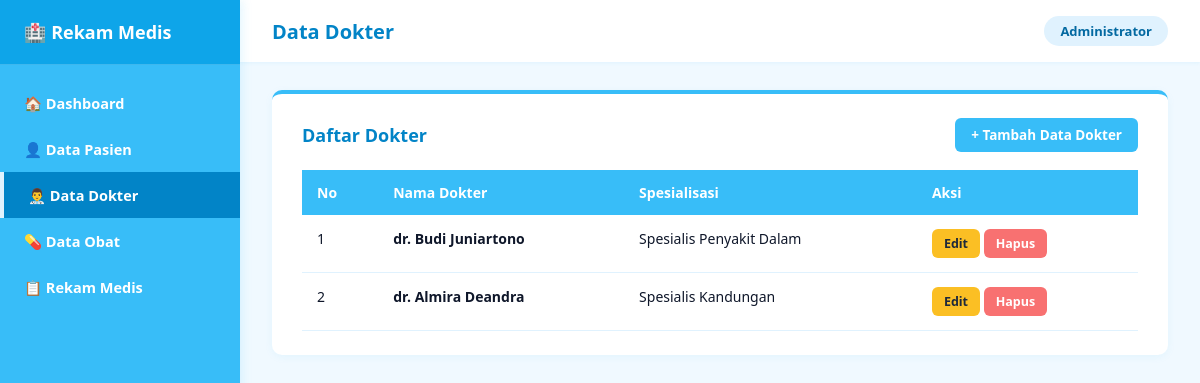
Screenshot of /dokter/index.php with the database file from the repository.
### tables this page shows
CREATE TABLE `dokter` (
  `id_dokter` int(11) NOT NULL,
  `nama_dokter` varchar(100) NOT NULL,
  `spesialisasi` varchar(50) NOT NULL
);

### dokter/index.php (the view, shortened to what this page needs)
<!DOCTYPE html>
<html lang="id">
<head>
    <link rel="stylesheet" href="../style.css">
</head>
<body>
    <aside class="sidebar">
        <a href="../index.php" class="sidebar-brand">🏥 Rekam Medis</a>
        <ul class="sidebar-menu">
            <li><a href="../index.php">🏠 Dashboard</a></li>
            <li><a href="../pasien/index.php">👤 Data Pasien</a></li>
            <li><a href="index.php" class="active">👨‍⚕️ Data Dokter</a></li>
            <li><a href="../obat/index.php">💊 Data Obat</a></li>
            <li><a href="../rekam_medis/index.php">📋 Rekam Medis</a></li>
        </ul>
    </aside>
    <div class="main-wrapper">
        <header class="topbar">
            <h1>Data Dokter</h1>
            <span class="badge-admin">Administrator</span>
        </header>
        <main class="content">
            <div class="panel">
                <div class="panel-header">
                    <h3>Daftar Dokter</h3>
                    <a href="tambah.php" class="btn btn-primary">+ Tambah Data Dokter</a>
                </div>
                <table>
                    <thead>
                        <tr>
                            <th>No</th>
                            <th>Nama Dokter</th>
                            <th>Spesialisasi</th>
                            <th>Aksi</th>
                        </tr>
                    </thead>
                    <tbody>
                        <?php
                        $no = 1;
                        $query = mysqli_query($koneksi, "SELECT * FROM dokter ORDER BY id_dokter DESC");
                        while ($row = mysqli_fetch_assoc($query)) :
                        ?>
                        <tr>
                            <td><?= $no++; ?></td>
                            <td><strong><?= htmlspecialchars($row['nama_dokter']); ?></strong></td>
                            <td><?= htmlspecialchars($row['spesialisasi'] ?? $row['spesialis'] ?? '-'); ?></td>
                            <td>
                                <a href="edit.php?id=<?= $row['id_dokter']; ?>" class="btn btn-warning">Edit</a>
                                <a href="hapus.php?id=<?= $row['id_dokter']; ?>" class="btn btn-danger" onclick="return confirm('Hapus data dokter ini?')">Hapus</a>
                            </td>
                        </tr>
                        <?php endwhile; ?>
                    </tbody>
                </table>
            </div>
        </main>
    </div>
</body>
</html>

### style.css (style rules this page uses)
* { box-sizing: border-box; margin: 0; padding: 0; font-family: 'Segoe UI', Tahoma, Geneva, Verdana, sans-serif; }
body { background-color: #f0f9ff; color: #0f172a; display: flex; min-height: 100vh; }
.sidebar { width: 240px; background-color: #38bdf8; color: #ffffff; display: flex; flex-direction: column; position: fixed; top: 0; bottom: 0; left: 0; z-index: 100; box-shadow: 2px 0 10px rgba(56, 189, 248, 0.15); }
.sidebar-brand { padding: 20px 24px; font-size: 18px; font-weight: 700; background-color: #0ea5e9; display: flex; align-items: center; gap: 10px; color: #ffffff; text-decoration: none; border-bottom: 1px solid rgba(255, 255, 255, 0.2); }
.sidebar-menu { list-style: none; padding: 15px 0; }
.sidebar-menu li a { display: flex; align-items: center; gap: 12px; padding: 13px 24px; color: #ffffff; text-decoration: none; font-size: 14.5px; font-weight: 600; transition: all 0.2s; }
.sidebar-menu li a:hover, .sidebar-menu li a.active { background-color: #0284c7; color: #ffffff; border-left: 4px solid #e0f2fe; }
.main-wrapper { margin-left: 240px; flex: 1; display: flex; flex-direction: column; width: calc(100% - 240px); }
.topbar { background-color: #ffffff; padding: 16px 32px; display: flex; justify-content: space-between; align-items: center; box-shadow: 0 1px 4px rgba(14, 165, 233, 0.08); }
.topbar h1 { font-size: 20px; color: #0284c7; font-weight: 700; }
.badge-admin { background-color: #e0f2fe; color: #0369a1; padding: 6px 16px; border-radius: 20px; font-size: 13px; font-weight: 600; }
.content { padding: 28px 32px; }
.panel { background: #ffffff; border-radius: 10px; padding: 24px 30px; margin-bottom: 24px; box-shadow: 0 2px 8px rgba(14, 165, 233, 0.06); border-top: 4px solid #38bdf8; }
.panel-header { display: flex; justify-content: space-between; align-items: center; margin-bottom: 18px; }
.panel-header h3 { font-size: 18px; color: #0284c7; font-weight: 700; }
.btn { display: inline-block; padding: 8px 16px; border-radius: 6px; font-size: 13.5px; font-weight: 600; text-decoration: none; border: none; cursor: pointer; transition: 0.2s; }
.btn-primary { background-color: #38bdf8; color: #ffffff; }
.btn-warning { background-color: #fbbf24; color: #1e293b; padding: 6px 12px; font-size: 12.5px; }
.btn-danger { background-color: #f87171; color: #ffffff; padding: 6px 12px; font-size: 12.5px; }
table { width: 100%; border-collapse: collapse; font-size: 14px; }
table thead th { background-color: #38bdf8; color: #ffffff; text-align: left; padding: 13px 15px; font-weight: 600; }
table tbody td { padding: 14px 15px; border-bottom: 1px solid #e0f2fe; vertical-align: top; }

### rows the page displays
dokter: nama_dokter "dr. Budi Juniartono", spesialisasi "Spesialis Penyakit Dalam"
dokter: nama_dokter "dr. Almira Deandra", spesialisasi "Spesialis Kandungan"
